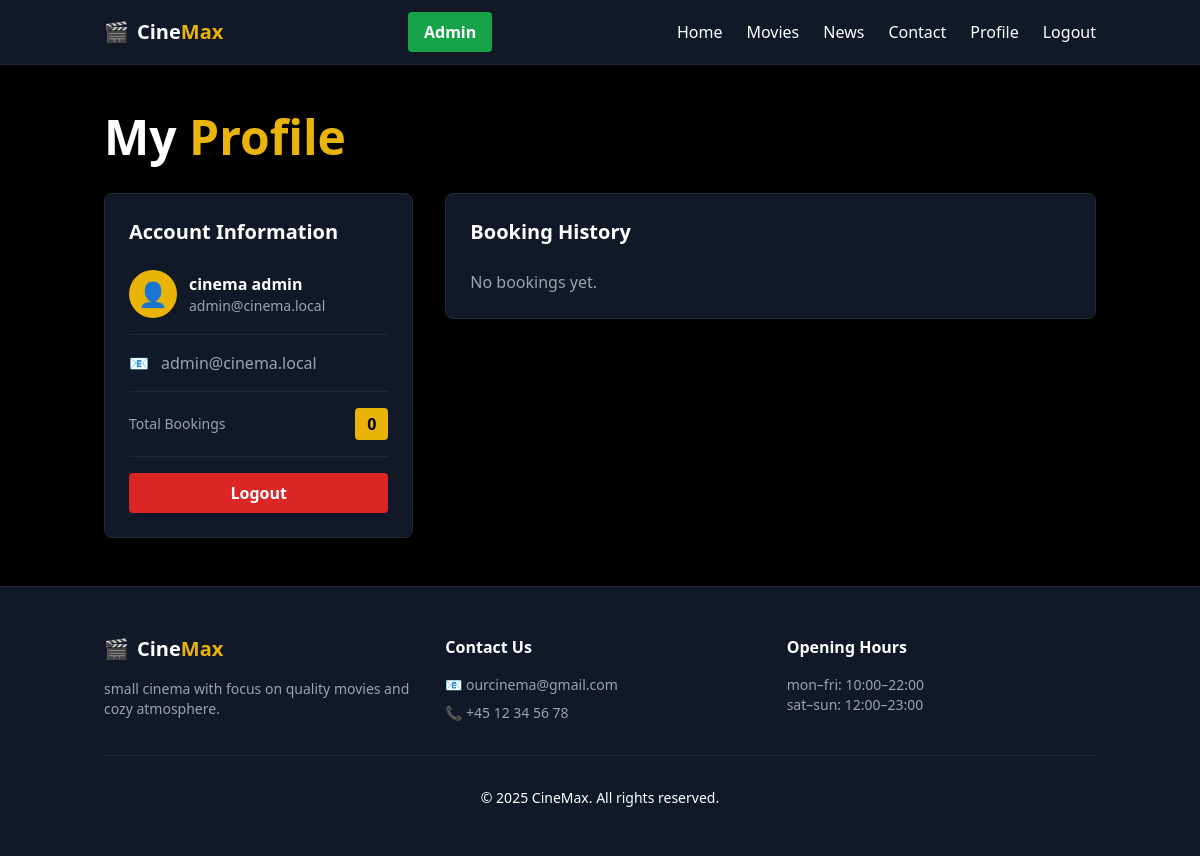
The app's page /cinemaProject-main/views/profile.php (signed in) with its own data.
### tables this page shows
create table user (
    user_id int auto_increment primary key,
    name varchar(100) not null,
    email varchar(200) not null unique,
    password_hash varchar(255) not null,
    is_admin tinyint(1) not null default 0
);

create table companyinfo (
    info_id int auto_increment primary key,
    about text not null,
    contact_email varchar(200) not null,
    contact_number varchar(50),
    opening_hours text not null,
    address varchar(255),
    hero_movie_id int
);

### cinemaProject-main/views/profile.php (the view, shortened to what this page needs)
<?php
require_once __DIR__ . '/../templates/header.php';
$pdo = require __DIR__ . '/../config/dbcon.php';
$user_id = $_SESSION['user_id'];
$userStmt = $pdo->prepare("SELECT name, email FROM User WHERE user_id = ?");
$userStmt->execute([$user_id]);
$user = $userStmt->fetch();
$resStmt = $pdo->prepare("
    SELECT r.reservation_id, m.title, h.name AS hall_name, s.start_time, r.seat_list, s.price
    FROM Reservation r
    JOIN Showing s ON r.showing_id = s.showing_id
    JOIN Movie m ON s.movie_id = m.movie_id
    JOIN Hall h ON s.hall_id = h.hall_id
    WHERE r.user_id = ?
    ORDER BY s.start_time DESC
");
$resStmt->execute([$user_id]);
$reservations = $resStmt->fetchAll();
?>
<div class="container mx-auto px-4 py-12">
    <h1 class="text-5xl font-bold mb-8 text-white">My <span class="text-yellow-500">Profile</span></h1>
    <div class="grid grid-cols-1 lg:grid-cols-3 gap-8">
        <div class="lg:col-span-1">
            <div class="bg-gray-900 rounded-lg border border-gray-800 p-6">
                <h2 class="text-xl font-bold mb-6 text-white">Account Information</h2>
                <div class="space-y-4">
                    <div class="flex items-center gap-3">
                        <div class="w-12 h-12 rounded-full bg-yellow-500 flex items-center justify-center text-2xl">👤</div>
                        <div>
                            <p class="font-semibold text-white"><?= htmlspecialchars($user['name']) ?></p>
                            <p class="text-sm text-gray-400"><?= htmlspecialchars($user['email']) ?></p>
                        </div>
                    </div>
                    <div class="flex items-center gap-3 pt-4 border-t border-gray-800">
                        <span class="text-yellow-500">📧</span>
                        <span class="text-gray-400"><?= htmlspecialchars($user['email']) ?></span>
                    </div>
                    <div class="pt-4 border-t border-gray-800">
                        <div class="flex items-center justify-between">
                            <span class="text-sm text-gray-400">Total Bookings</span>
                            <span class="bg-yellow-500 text-black px-3 py-1 rounded font-bold"><?= count($reservations) ?></span>
                        </div>
                    </div>
                    <div class="pt-4 border-t border-gray-800">
                        <a href="logout.php" class="w-full text-center bg-red-600 hover:bg-red-700 text-white py-2 rounded font-bold block">Logout</a>
                    </div>
                </div>
            </div>
        </div>
        <div class="lg:col-span-2">
            <div class="bg-gray-900 rounded-lg border border-gray-800 p-6">
                <h2 class="text-xl font-bold mb-6 text-white">Booking History</h2>
                <div class="space-y-4">
                    <?php if (!$reservations): ?>
                        <p class="text-gray-400">No bookings yet.</p>
                    <?php endif; ?>
                </div>
            </div>
        </div>
    </div>
</div>
<?php require_once __DIR__ . '/../templates/footer.php'; ?>

### cinemaProject-main/templates/footer.php (shortened to what this page needs)
<?php
$footerInfo = $pdo->query("SELECT about, contact_email, contact_number, opening_hours FROM CompanyInfo LIMIT 1")->fetch();
$hoursFooter = $footerInfo['opening_hours'] ?? '';
$hoursFormattedFooter = '';
if ($hoursFooter) {
    $parts = explode(', ', $hoursFooter);
    $monFri = isset($parts[0]) ? str_replace('Mon–Fri:', 'Monday - Friday:', $parts[0]) : '';
    $satSun = isset($parts[1]) ? str_replace('Sat–Sun:', 'Saturday - Sunday:', $parts[1]) : '';
    $hoursFormattedFooter = $monFri . '<br>' . $satSun;
}
?>
<footer class="bg-gray-900 border-t border-gray-800 mt-auto">
    <div class="container mx-auto px-4 py-12">
        <div class="grid grid-cols-1 md:grid-cols-3 gap-8">
            <div>
                <a href="index.php" class="text-xl font-bold flex items-center gap-2 mb-4">
                    🎬 <span class="text-white">Cine<span class="text-yellow-500">Max</span></span>
                </a>
                <p class="text-gray-400 text-sm">
                    <?= nl2br(htmlspecialchars($footerInfo['about'] ?? 'No information available.')) ?>
                </p>
            </div>
            <div>
                <h3 class="font-semibold mb-4 text-white">Contact Us</h3>
                <div class="space-y-2 text-sm text-gray-400">
                    <div>📧 <?= htmlspecialchars($footerInfo['contact_email'] ?? 'Not available') ?></div>
                    <div>📞 <?= htmlspecialchars($footerInfo['contact_number'] ?? 'Not available') ?></div>
                </div>
            </div>
            <div>
                <h3 class="font-semibold mb-4 text-white">Opening Hours</h3>
                <div class="text-sm text-gray-400">
                    <?= $hoursFormattedFooter ?: 'No hours available' ?>
                </div>
            </div>
        </div>
        <div class="mt-8 pt-8 border-t border-gray-800 text-center text-sm text-gray-404">
            <p>&copy; 2025 CineMax. All rights reserved.</p>
        </div>
    </div>
</footer>

### records on screen
user: name "cinema admin", email "admin@cinema.local"
companyinfo: about "small cinema with focus on quality movies and cozy atmosphere.", contact_email "ourcinema@gmail.com", contact_number "+45 12 34 56 78", opening_hours "mon–fri: 10:00–22:00", opening_hours "sat–sun: 12:00–23:00"

### other values on screen
count($reservations) "0"
